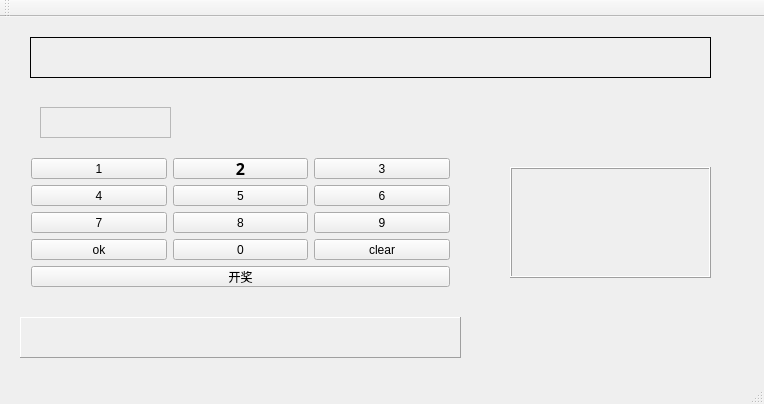
<?xml version="1.0" encoding="UTF-8"?>
<ui version="4.0">
 <class>MainWindow</class>
 <widget class="QMainWindow" name="MainWindow">
  <property name="geometry">
   <rect>
    <x>0</x>
    <y>0</y>
    <width>764</width>
    <height>404</height>
   </rect>
  </property>
  <property name="cursor">
   <cursorShape>ArrowCursor</cursorShape>
  </property>
  <property name="windowTitle">
   <string>MainWindow</string>
  </property>
  <widget class="QWidget" name="centralWidget">
   <widget class="QLabel" name="label_num">
    <property name="geometry">
     <rect>
      <x>30</x>
      <y>20</y>
      <width>681</width>
      <height>41</height>
     </rect>
    </property>
    <property name="frameShape">
     <enum>QFrame::Box</enum>
    </property>
    <property name="frameShadow">
     <enum>QFrame::Plain</enum>
    </property>
    <property name="text">
     <string/>
    </property>
   </widget>
   <widget class="QLabel" name="label_choose">
    <property name="geometry">
     <rect>
      <x>40</x>
      <y>90</y>
      <width>131</width>
      <height>31</height>
     </rect>
    </property>
    <property name="frameShape">
     <enum>QFrame::StyledPanel</enum>
    </property>
    <property name="frameShadow">
     <enum>QFrame::Sunken</enum>
    </property>
    <property name="text">
     <string/>
    </property>
   </widget>
   <widget class="QWidget" name="gridLayoutWidget">
    <property name="geometry">
     <rect>
      <x>20</x>
      <y>130</y>
      <width>441</width>
      <height>151</height>
     </rect>
    </property>
    <layout class="QGridLayout" name="gridLayout">
     <item row="2" column="1">
      <widget class="QPushButton" name="pushButton_8">
       <property name="text">
        <string>8</string>
       </property>
      </widget>
     </item>
     <item row="2" column="2">
      <widget class="QPushButton" name="pushButton_9">
       <property name="text">
        <string>9</string>
       </property>
      </widget>
     </item>
     <item row="0" column="0">
      <widget class="QPushButton" name="pushButton_1">
       <property name="text">
        <string>1</string>
       </property>
      </widget>
     </item>
     <item row="0" column="2">
      <widget class="QPushButton" name="pushButton_3">
       <property name="font">
        <font>
         <pointsize>9</pointsize>
        </font>
       </property>
       <property name="text">
        <string>3</string>
       </property>
      </widget>
     </item>
     <item row="0" column="1">
      <widget class="QPushButton" name="pushButton_2">
       <property name="font">
        <font>
         <family>Aharoni</family>
         <pointsize>12</pointsize>
         <weight>75</weight>
         <bold>true</bold>
        </font>
       </property>
       <property name="text">
        <string>2</string>
       </property>
      </widget>
     </item>
     <item row="1" column="2">
      <widget class="QPushButton" name="pushButton_6">
       <property name="text">
        <string>6</string>
       </property>
      </widget>
     </item>
     <item row="3" column="0">
      <widget class="QPushButton" name="pushButton_ok">
       <property name="text">
        <string>ok</string>
       </property>
      </widget>
     </item>
     <item row="1" column="0">
      <widget class="QPushButton" name="pushButton_4">
       <property name="text">
        <string>4</string>
       </property>
      </widget>
     </item>
     <item row="3" column="1">
      <widget class="QPushButton" name="pushButton_0">
       <property name="text">
        <string>0</string>
       </property>
      </widget>
     </item>
     <item row="3" column="2">
      <widget class="QPushButton" name="pushButton_clear">
       <property name="text">
        <string>clear</string>
       </property>
      </widget>
     </item>
     <item row="2" column="0">
      <widget class="QPushButton" name="pushButton_7">
       <property name="text">
        <string>7</string>
       </property>
      </widget>
     </item>
     <item row="1" column="1">
      <widget class="QPushButton" name="pushButton_5">
       <property name="text">
        <string>5</string>
       </property>
      </widget>
     </item>
     <item row="4" column="0" colspan="3">
      <widget class="QPushButton" name="pushButton_result">
       <property name="text">
        <string>开奖</string>
       </property>
      </widget>
     </item>
    </layout>
   </widget>
   <widget class="QLabel" name="label_result">
    <property name="geometry">
     <rect>
      <x>20</x>
      <y>300</y>
      <width>441</width>
      <height>41</height>
     </rect>
    </property>
    <property name="frameShape">
     <enum>QFrame::Panel</enum>
    </property>
    <property name="frameShadow">
     <enum>QFrame::Raised</enum>
    </property>
    <property name="text">
     <string/>
    </property>
   </widget>
   <widget class="QLabel" name="label_win">
    <property name="geometry">
     <rect>
      <x>510</x>
      <y>150</y>
      <width>201</width>
      <height>111</height>
     </rect>
    </property>
    <property name="frameShape">
     <enum>QFrame::Box</enum>
    </property>
    <property name="frameShadow">
     <enum>QFrame::Raised</enum>
    </property>
    <property name="text">
     <string/>
    </property>
   </widget>
  </widget>
  <widget class="QMenuBar" name="menuBar">
   <property name="geometry">
    <rect>
     <x>0</x>
     <y>0</y>
     <width>764</width>
     <height>23</height>
    </rect>
   </property>
  </widget>
  <widget class="QToolBar" name="mainToolBar">
   <attribute name="toolBarArea">
    <enum>TopToolBarArea</enum>
   </attribute>
   <attribute name="toolBarBreak">
    <bool>false</bool>
   </attribute>
  </widget>
  <widget class="QStatusBar" name="statusBar"/>
 </widget>
 <layoutdefault spacing="6" margin="11"/>
 <resources/>
 <connections/>
</ui>
